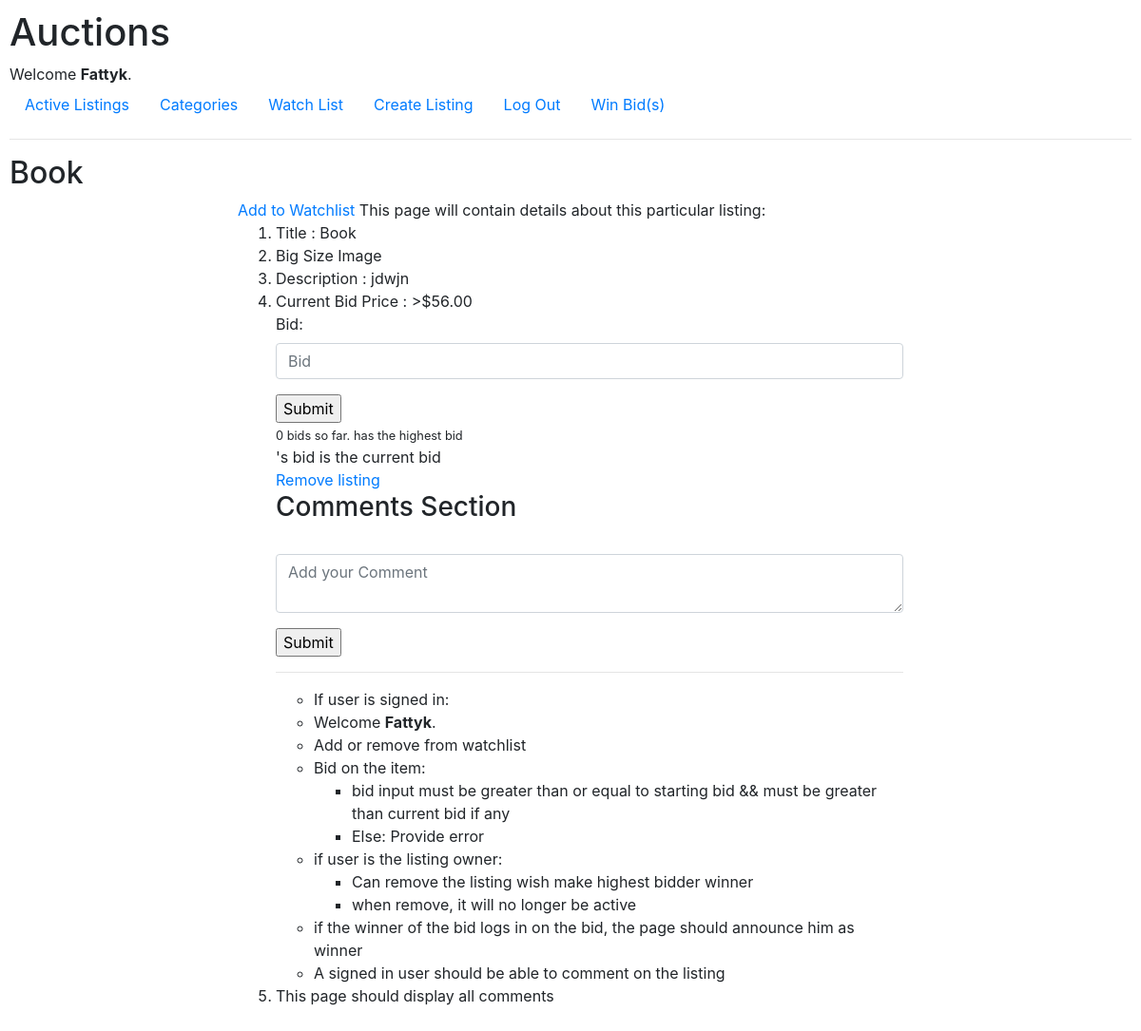
/1 (signed in), run on an earlier commit of the app's database.
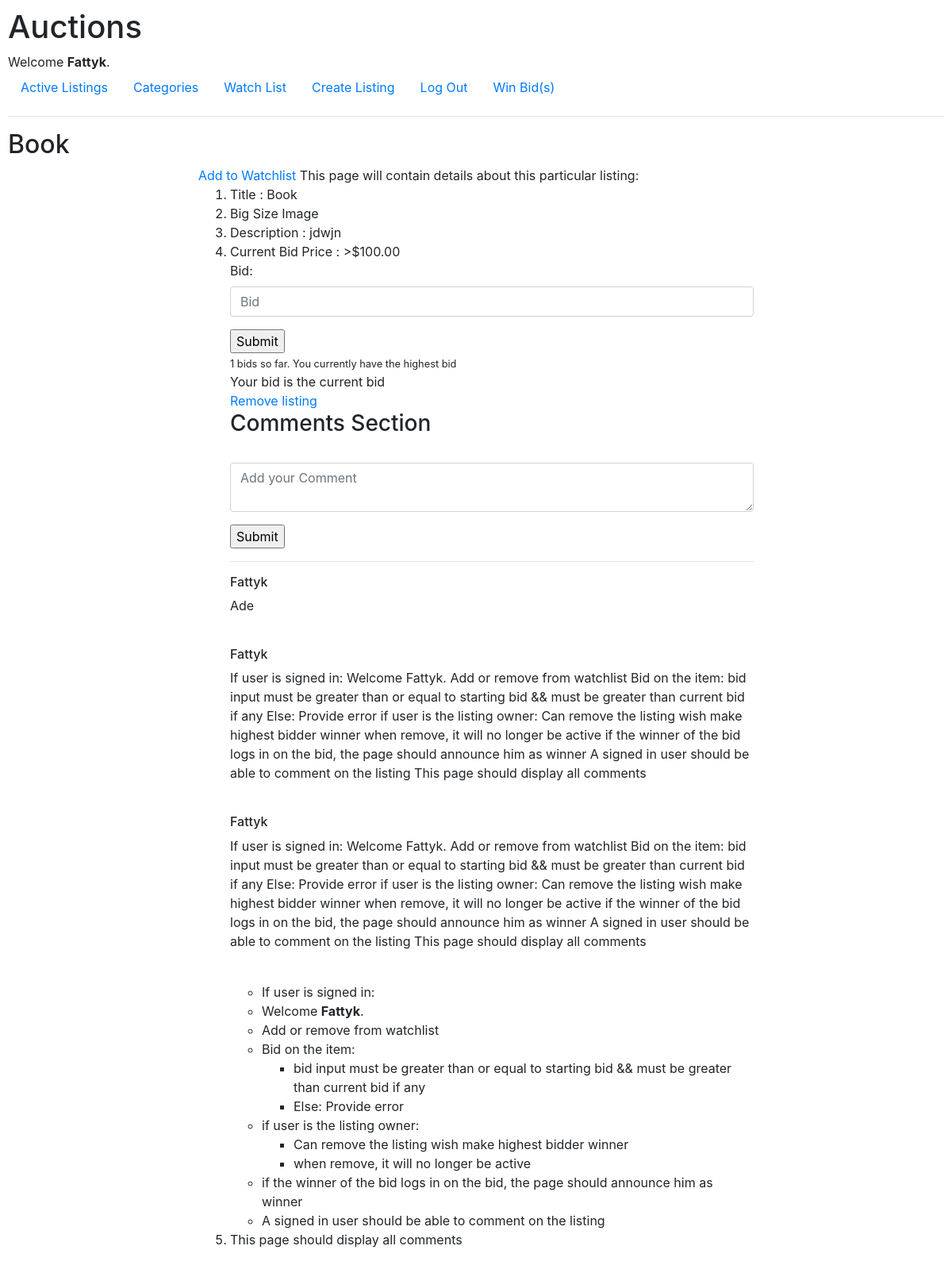
And on a later commit of the database.
### auctions/models.py (models this page shows, shortened)
class User(AbstractUser):
    pass

class Listing(models.Model):
    title = models.CharField(max_length=64)
    description = models.TextField(max_length=100)
    c_price = models.IntegerField()
    image = models.ImageField(upload_to=image_directory_path)
    category = models.ForeignKey(Category, blank=True, null=True, on_delete=models.CASCADE, related_name="input_cat")
    highest_bidder = models.ForeignKey(User, blank=True, null=True, on_delete=models.CASCADE, related_name="highest_bidder")
    user = models.ForeignKey(User, blank=True, null= True, on_delete=models.CASCADE, related_name="uploader")

class Comment(models.Model):
    user = models.ForeignKey(User, on_delete=models.CASCADE, related_name="com_user")
    listing = models.ForeignKey(Listing, on_delete=models.CASCADE, related_name="com_listing")
    comment = models.CharField(max_length=200)

### auctions/views.py (the view, shortened to what this page needs)
# urls.py: path("<int:id>", views.listing, name="listing"),
def listing(request, id):
    if request.user.is_authenticated:
        user = request.user
        listing = Listing.objects.get(id=id)
        watch = Watch.objects.filter(user=user, listing=listing)
        add_remove_watchlist = "Remove from Watchlist" if (watch) else "Add to Watchlist"
        total_bid = listing.bid_listing.all()
        total_bid = len(total_bid)
        comments = Comment.objects.all()[::-1]
        return render(request, "auctions/listing.html",{
            "listing": listing,
            "add_remove_watchlist": add_remove_watchlist,
            "bidform":  BidForm(),
            "total_bid": total_bid,
            "comments": comments
        })
    return render(request, "auctions/listing.html")

### auctions/views.py
class BidForm(forms.Form):
    bid = forms.IntegerField(widget=forms.NumberInput(attrs={
        "class":"form-control",
        "placeholder": "Bid"
    }))

### auctions/templates/auctions/listing.html (shortened to what this page needs)
{% extends "auctions/layout.html" %}
{% load static %}
{% block body %}
    <h2>{{listing.title}}</h2>
        <section class="main">
            {% if user.is_authenticated %}
            <a href="{% url 'add_remove_watch' listing.id %}">{{add_remove_watchlist}}</a>
            {% endif %}
             This page will contain details about this particular listing:
             <ol>
                 <li>Title : {{listing.title}}</li>
                 <li>Big Size Image</li>
                 <li>Description : {{listing.description}}</li>
                 <li>Current Bid Price : >${{listing.c_price}}.00</li>
                    {% if user.is_authenticated %}
                    <form action="{% url 'listing' listing.id %}" method="POST">
                        <div class="form-group">
                            {{ bidform }}
                        </div>
                        <input type="submit"  class="btn-btn-primary">
                    </form>
                    {% if listing.highest_bidder.id == user.id %}
                    <small>{{total_bid}} bids so far. <span>You currently have the highest bid</span></small><br>
                        Your bid is the current bid
                    {% else %}
                    <small>{{total_bid}} bids so far. <span>{{listing.highest_bidder.username}} has the highest bid</span></small><br>
                        {{listing.highest_bidder.username}}'s bid is the current bid
                    {% endif %}
                    <br>
                    {% if listing.user.id == user.id %}
                        <a href="{% url 'remove_listing' listing.id %}">Remove listing</a>
                    {% endif %}
                    <h3>Comments Section</h3>
                    <br>
                    <form action="{% url 'comment' listing.id %}" method="POST">
                        <div class="form-group">
                            <textarea name="comment" class="form-control" placeholder="Add your Comment" maxlength="200"></textarea>
                        </div>
                        <input type="submit" class="btn-btn-primary">
                    </form>
                    <hr>
                    {% for comment in comments %}
                        <h6>{{ comment.user.username }}</h5>
                        <p>{{ comment.comment }}</p>
                        <br>
                    {% endfor %}
                    <ul>
                        <li>If user is signed in:
                        <li>Welcome <strong>{{ user.username }}</strong>.</li>
                        <li>Add or remove from watchlist</li>
                        <li>Bid on the item:
                            <ul>
                                <li>bid input must be greater than or equal to starting bid && must be greater than current bid if any</li>
                                <li>Else: Provide error</li>
                            </ul>
                        </li>
                        <li>if user is the listing owner:
                            <ul>
                                <li>Can remove the listing wish make highest bidder winner</li>
                                <li>when remove, it will no longer be active</li>
                            </ul>
                        </li>
                        <li>if the winner of the bid logs in on the bid, the page should announce him as winner</li>
                        <li>A signed in user should be able to comment on the listing</li>
                    </ul>
                    {% else %}
                        <li>Login for more actions</li>
                    {% endif %}
                 <li>This page should display all comments</li>
             </ol>
        </section>
{% endblock %}

### auctions/templates/auctions/layout.html (shortened to what this page needs)
{% load static %}
<!DOCTYPE html>
<html lang="en">
    <head>
        <link rel="stylesheet" href="https://stackpath.bootstrapcdn.com/bootstrap/4.4.1/css/bootstrap.min.css">
        <link href="{% static 'auctions/styles.css' %}" rel="stylesheet">
    </head>
    <body>
        <h1>Auctions</h1>
        <div>
            {% if user.is_authenticated %}
                Welcome <strong>{{ user.username }}</strong>.
            {% else %}
                Not signed in.
            {% endif %}
        </div>
        <ul class="nav">
            <li class="nav-item">
                <a class="nav-link" href="{% url 'index' %}">Active Listings</a>
            </li>
            <li class="nav-item">
                <a class="nav-link" href="{% url 'categories' %}">Categories</a>
            </li>
            {% if user.is_authenticated %}
                <li class="nav-item">
                    <a class="nav-link" href="{% url 'watch' %}">Watch List</a>
                </li>
                <li class="nav-item">
                    <a class="nav-link" href="{% url 'createList' %}">Create Listing</a>
                </li>
                <li class="nav-item">
                    <a class="nav-link" href="{% url 'logout' %}">Log Out</a>
                </li>
                <li class="nav-item">
                    <a class="nav-link" href="{% url 'won' %}">Win Bid(s)</a>
                </li>
            {% endif %}
        </ul>
        <hr>
        {% block body %}
        {% endblock %}
    </body>
</html>

### auctions/static/auctions/styles.css (style rules this page uses)
body { padding: 10px; }

### auctions/templates/auctions/listing.html (style rules this page uses)
.main { width: 700px; margin: 0px auto; }

What changed in the data, as far as the page shows it:
changed Listing "Book": c_price "56" → "100"; highest_bidder_id empty → 4 (drawn)
added Comment: user.username "Fattyk", comment "Ade"
added Comment: user.username "Fattyk", comment "If user is signed in: Welcome Fattyk. Add or remove from watchlist Bid on the item: bid input must be greater than or equal to starting bid && must be greater than current bid if any Else: Provide error if user is the listing owner: Can remove the listing wish make highest bidder winner when remove, it will no longer be active if the winner of the bid logs in on the bid, the page should announce him as winner A signed in user should be able to comment on the listing This page should display all comments"
added Comment: user.username "Fattyk", comment "If user is signed in: Welcome Fattyk. Add or remove from watchlist Bid on the item: bid input must be greater than or equal to starting bid && must be greater than current bid if any Else: Provide error if user is the listing owner: Can remove the listing wish make highest bidder winner when remove, it will no longer be active if the winner of the bid logs in on the bid, the page should announce him as winner A signed in user should be able to comment on the listing This page should display all comments"
Also different on the page:
{{ total_bid }}: (not shown) → "1"
{{ total_bid }}: "0" → (not shown)
text no longer shown: "has the highest bid 's bid is the current bid"
text now shown: "You currently have the highest bid Your bid is the current bid"
